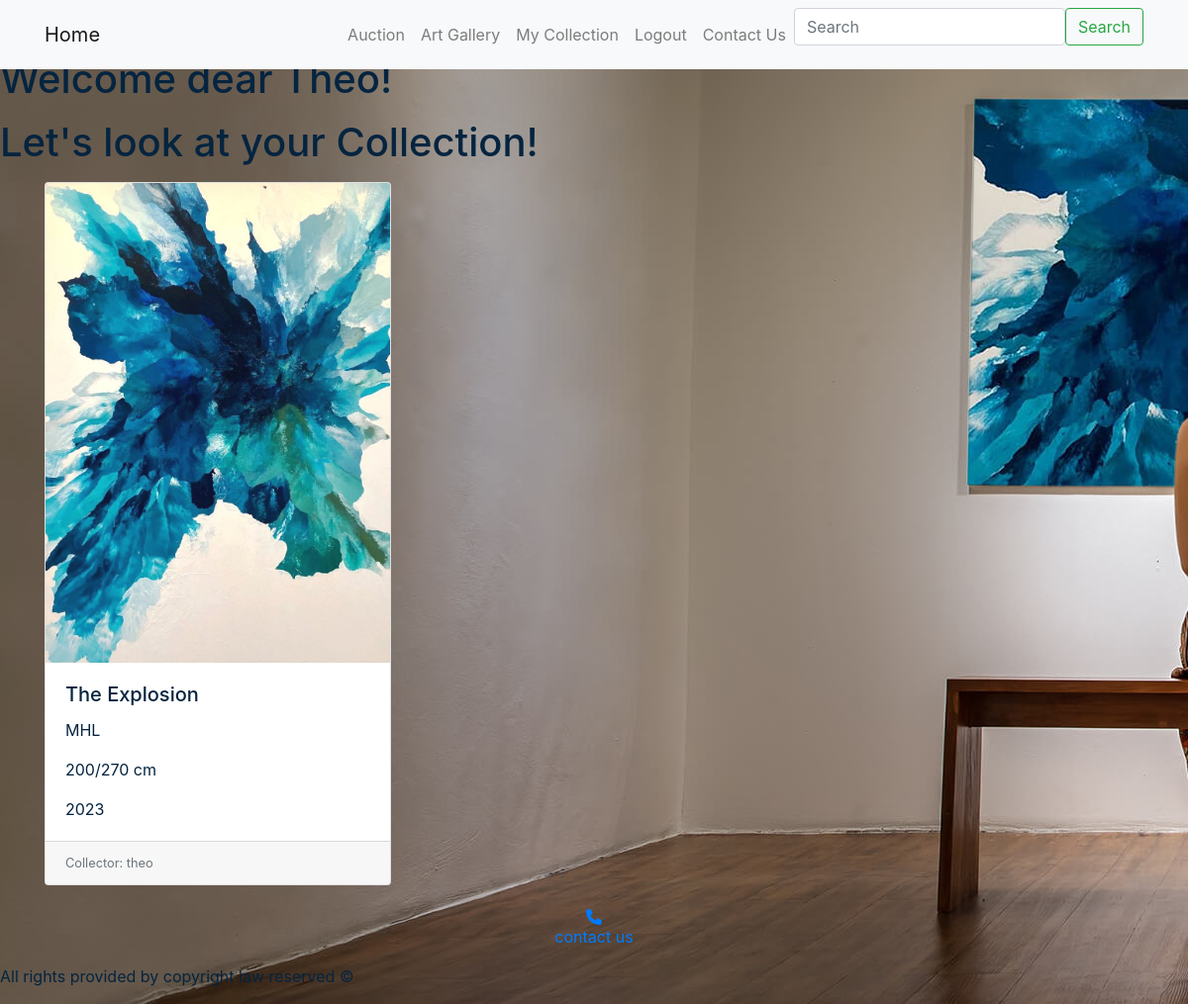
/my_collection/ (signed in), run on the app's committed database.
### auction/models.py (models this page shows, shortened)
class MyUser(AbstractUser):
    address = models.CharField(
        verbose_name='Address',
        help_text='User address',
        max_length=100,
        null=False
    )
    is_collector = models.BooleanField(
        verbose_name='Is Collector',
        help_text='True if user is a collector, False if admin.',
        default=True
    )
    def __str__(self):
        return self.username

class ArtPiece(models.Model):
    name = models.CharField(
        verbose_name='Art Piece Name',
        help_text='The name of the art piece',
        max_length=50,
        null=False
    )
    artist = models.CharField(
        verbose_name='Artist Name',
        help_text='The name of the artist',
        max_length=50,
        null=False,
        default="Unknown"
    )
    size = models.CharField(
        verbose_name='Size',
        help_text='The size of the art piece',
        max_length=20,
        null=False,
        default="Not specified"
    )
    year = models.PositiveIntegerField(
        verbose_name='Year',
        help_text='The year when the art piece was created',
        null=False,
        default=0
    )
    collector = models.ForeignKey(
        MyUser,
        verbose_name='Collector',
        help_text='The collector who owns this art piece.',
        on_delete=models.SET_NULL,
        null=True,
        blank=True
    )
    is_sold = models.BooleanField(
        verbose_name='Is Sold',
        help_text='True if the art piece has been sold.',
        default=False
    )
    is_on_auction = models.BooleanField(
        verbose_name='Is On Auction',
        help_text='True if the art piece has been on auction.',
        default=False
    )
    price = models.DecimalField(
        verbose_name='Purchased Price',
        help_text='The purchased price of the art piece.',
        max_digits=10,
        decimal_places=2,
        null=True,
        blank=True
    )
    minimum_price = models.DecimalField(
        verbose_name='Minimum Price',
        help_text='The minimum price of the art piece.',
        max_digits=10,
        decimal_places=2,
        null=True,
        blank=True
    )
    buy_now_price = models.DecimalField(
        verbose_name='Buy Now Price',
        help_text='The price of the art piece for immediate purchase.',
        max_digits=10,
        decimal_places=2,
        null=True,
        blank=True
    )

class ArtPieceImage(models.Model):
    images = models.ImageField(upload_to='art_pieces/', null=True, blank=True)
    art_piece = models.ForeignKey(ArtPiece, related_name='artpiece_images', on_delete=models.CASCADE)

### auction/views.py (the view)
# urls.py: path('my_collection/', views.my_collection, name='my_collection'),
def my_collection(request):
    user = request.user
    if user.is_authenticated:
        user_art_pieces = ArtPiece.objects.filter(collector=user)
        context = {
            'user_art_pieces': user_art_pieces
        }
        return render(request, 'my_collection.html', context)
    else:
        return redirect('login')

### auction/templates/my_collection.html (shortened to what this page needs)
<html lang="en">
<head>
    <title1 style="color: rgb(5, 36, 63);">Your Collection</title>
    {% load static %}
    <link rel="stylesheet" href="https://stackpath.bootstrapcdn.com/bootstrap/4.3.1/css/bootstrap.min.css">
    <link rel="stylesheet" href="https://cdnjs.cloudflare.com/ajax/libs/ekko-lightbox/5.3.0/ekko-lightbox.css">
</head>
<body style="background-image: url('/media/backpichome.jpg');">
<nav class="navbar navbar-expand-lg navbar-light bg-light fixed-top">
    <div class="container">
        <a class="navbar-brand" href="{% url 'home' %}">Home</a>
        <div class="collapse navbar-collapse" id="navbarNav">
            <ul class="navbar-nav ml-auto">
                <li class="nav-item">
                    <a class="nav-link" href="{% url 'auctions' %}">Auction</a>
                </li>
                <li class="nav-item">
                    <a class="nav-link" href="{% url 'art_gallery' %}">Art Gallery</a>
                </li>
                {% if user.is_authenticated %}
                    <li class="nav-item">
                        <a class="nav-link" href="{% url 'my_collection' %}">My Collection</a>
                    </li>
                    <li class="nav-item">
                        <a class="nav-link" href="{% url 'logout' %}">Logout</a>
                    </li>
                {% else %}
                    <li class="nav-item">
                        <a class="nav-link" href="{% url 'login' %}">Log In/Register</a>
                    </li>
                {% endif %}
                <li class="nav-item">
                    <a class="nav-link" href="{% url 'contact_us' %}">Contact Us</a>
                </li>
            </ul>
            <form class="d-flex" action="{% url 'search' %}" method="get">
                <input class="form-control me-2" type="search" name="q" placeholder="Search" aria-label="Search">
                <button class="btn btn-outline-success" type="submit">Search</button>
            </form>
        </div>
    </div>
</nav>
    {% if user.is_authenticated %}
    <h1>Welcome dear {{user.first_name}}!
    <p>Let's look at your Collection!</p></h1>
{% endif %}
    <div class="container">
        <div class="row">
            {% for art_piece in user_art_pieces %}
                <div class="col-md-4 mb-4">
                    <div class="card">
                        {% if art_piece.artpiece_images.first %}
                            <img src="{{ art_piece.artpiece_images.first.images.url }}" class="card-img-top art-piece-image" alt="{{ art_piece.name }}">
                        {% endif %}
                        <div class="card-body">
                            <h5 class="card-title">{{ art_piece.name }}</h5>
                            <p class="card-text">{{ art_piece.artist }}</p>
                            <p class="card-text">{{ art_piece.size }}</p>
                            <p class="card-text">{{ art_piece.year }}</p>
                        </div>
                        <div class="card-footer">
                            <small class="text-muted">Collector: {{ art_piece.collector }}</small>
                        </div>
                    </div>
                </div>
            {% endfor %}
        </div>
    </div>
    <footer>
        <center>
            <a href="contact_us">
                <div class="phone-number phone-number--below">
                    <i class="fa fa-phone" aria-hidden="true"></i><center>contact us</center>
                </div>
            </a>
        </center>
        <p>
            <div id="footer1"> </div> All rights provided by copyright law reserved ©
        </p>
    </footer>
</body>
</html>

### data on the page
MyUser: first_name "Theo"
ArtPiece: artpiece_images.first.images (picture), name "The Explosion", artist "MHL", size "200/270 cm", year "2023", collector "theo"
